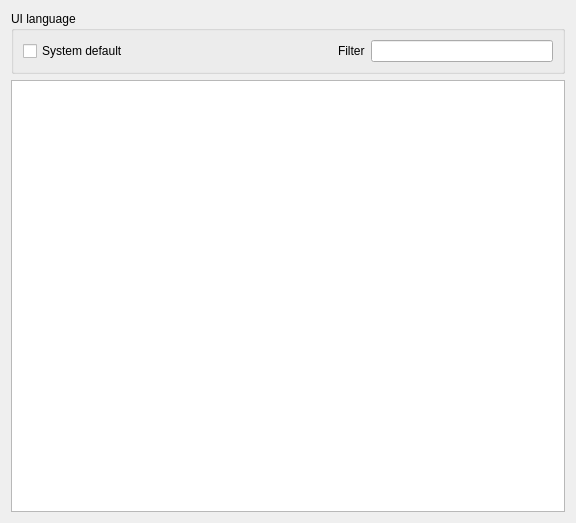
<?xml version="1.0" encoding="UTF-8"?>
<ui version="4.0">
 <class>PreferencesLanguage</class>
 <widget class="QWidget" name="PreferencesLanguage">
  <property name="geometry">
   <rect>
    <x>0</x>
    <y>0</y>
    <width>576</width>
    <height>523</height>
   </rect>
  </property>
  <property name="windowTitle">
   <string>Form</string>
  </property>
  <layout class="QVBoxLayout" name="verticalLayout">
   <item>
    <widget class="QGroupBox" name="language_group">
     <property name="sizePolicy">
      <sizepolicy hsizetype="MinimumExpanding" vsizetype="Preferred">
       <horstretch>0</horstretch>
       <verstretch>0</verstretch>
      </sizepolicy>
     </property>
     <property name="title">
      <string>UI language</string>
     </property>
     <layout class="QHBoxLayout" name="horizontalLayout">
      <item>
       <widget class="QCheckBox" name="languageSystemDefault">
        <property name="text">
         <string>System default</string>
        </property>
       </widget>
      </item>
      <item>
       <spacer name="horizontalSpacer">
        <property name="orientation">
         <enum>Qt::Horizontal</enum>
        </property>
        <property name="sizeHint" stdset="0">
         <size>
          <width>203</width>
          <height>20</height>
         </size>
        </property>
       </spacer>
      </item>
      <item>
       <widget class="QLabel" name="label_14">
        <property name="text">
         <string>Filter</string>
        </property>
       </widget>
      </item>
      <item>
       <widget class="QLineEdit" name="languageFilter"/>
      </item>
     </layout>
    </widget>
   </item>
   <item>
    <widget class="QListView" name="languageView">
     <property name="sizePolicy">
      <sizepolicy hsizetype="MinimumExpanding" vsizetype="MinimumExpanding">
       <horstretch>0</horstretch>
       <verstretch>0</verstretch>
      </sizepolicy>
     </property>
    </widget>
   </item>
  </layout>
 </widget>
 <resources/>
 <connections/>
</ui>
